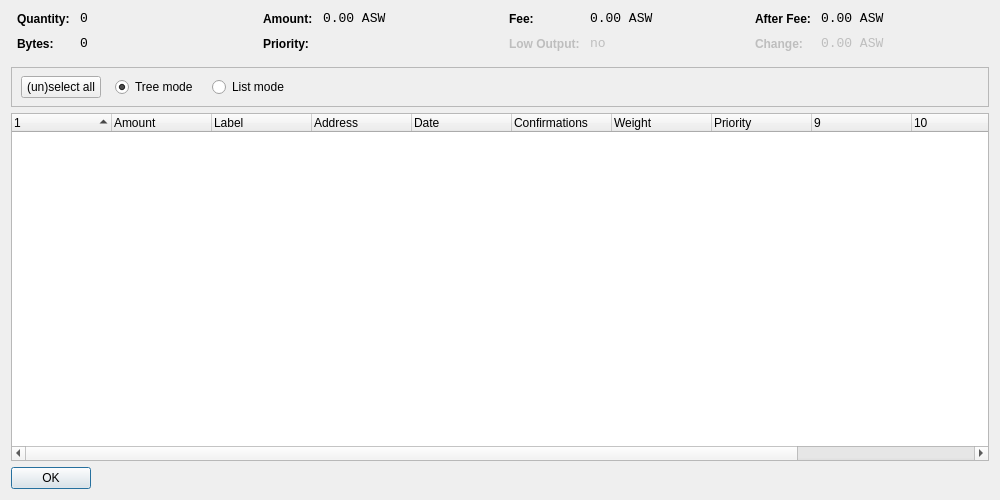
<?xml version="1.0" encoding="UTF-8"?>
<ui version="4.0">
 <class>CoinControlDialog</class>
 <widget class="QWidget" name="CoinControlDialog">
  <property name="geometry">
   <rect>
    <x>0</x>
    <y>0</y>
    <width>1000</width>
    <height>500</height>
   </rect>
  </property>
  <property name="windowTitle">
   <string>Coin Control</string>
  </property>
  <layout class="QVBoxLayout" name="verticalLayout">
   <item>
    <layout class="QHBoxLayout" name="horizontalLayoutTop" stretch="0,0,0,0">
     <property name="topMargin">
      <number>0</number>
     </property>
     <property name="bottomMargin">
      <number>10</number>
     </property>
     <item>
      <layout class="QFormLayout" name="formLayoutCoinControl1">
       <property name="horizontalSpacing">
        <number>10</number>
       </property>
       <property name="verticalSpacing">
        <number>10</number>
       </property>
       <property name="leftMargin">
        <number>6</number>
       </property>
       <property name="rightMargin">
        <number>6</number>
       </property>
       <item row="0" column="0">
        <widget class="QLabel" name="labelCoinControlQuantityText">
         <property name="styleSheet">
          <string notr="true">font-weight:bold;</string>
         </property>
         <property name="text">
          <string>Quantity:</string>
         </property>
        </widget>
       </item>
       <item row="0" column="1">
        <widget class="QLabel" name="labelCoinControlQuantity">
         <property name="font">
          <font>
           <family>Monospace</family>
           <pointsize>10</pointsize>
          </font>
         </property>
         <property name="cursor">
          <cursorShape>IBeamCursor</cursorShape>
         </property>
         <property name="contextMenuPolicy">
          <enum>Qt::ActionsContextMenu</enum>
         </property>
         <property name="text">
          <string notr="true">0</string>
         </property>
         <property name="textInteractionFlags">
          <set>Qt::LinksAccessibleByMouse|Qt::TextSelectableByKeyboard|Qt::TextSelectableByMouse</set>
         </property>
        </widget>
       </item>
       <item row="1" column="0">
        <widget class="QLabel" name="labelCoinControlBytesText">
         <property name="styleSheet">
          <string notr="true">font-weight:bold;</string>
         </property>
         <property name="text">
          <string>Bytes:</string>
         </property>
        </widget>
       </item>
       <item row="1" column="1">
        <widget class="QLabel" name="labelCoinControlBytes">
         <property name="font">
          <font>
           <family>Monospace</family>
           <pointsize>10</pointsize>
          </font>
         </property>
         <property name="cursor">
          <cursorShape>IBeamCursor</cursorShape>
         </property>
         <property name="contextMenuPolicy">
          <enum>Qt::ActionsContextMenu</enum>
         </property>
         <property name="text">
          <string notr="true">0</string>
         </property>
         <property name="textInteractionFlags">
          <set>Qt::LinksAccessibleByMouse|Qt::TextSelectableByKeyboard|Qt::TextSelectableByMouse</set>
         </property>
        </widget>
       </item>
      </layout>
     </item>
     <item>
      <layout class="QFormLayout" name="formLayoutCoinControl2">
       <property name="horizontalSpacing">
        <number>10</number>
       </property>
       <property name="verticalSpacing">
        <number>10</number>
       </property>
       <property name="leftMargin">
        <number>6</number>
       </property>
       <property name="rightMargin">
        <number>6</number>
       </property>
       <item row="0" column="0">
        <widget class="QLabel" name="labelCoinControlAmountText">
         <property name="styleSheet">
          <string notr="true">font-weight:bold;</string>
         </property>
         <property name="text">
          <string>Amount:</string>
         </property>
        </widget>
       </item>
       <item row="0" column="1">
        <widget class="QLabel" name="labelCoinControlAmount">
         <property name="font">
          <font>
           <family>Monospace</family>
           <pointsize>10</pointsize>
          </font>
         </property>
         <property name="cursor">
          <cursorShape>IBeamCursor</cursorShape>
         </property>
         <property name="contextMenuPolicy">
          <enum>Qt::ActionsContextMenu</enum>
         </property>
         <property name="text">
          <string notr="true">0.00 ASW</string>
         </property>
         <property name="textInteractionFlags">
          <set>Qt::LinksAccessibleByMouse|Qt::TextSelectableByKeyboard|Qt::TextSelectableByMouse</set>
         </property>
        </widget>
       </item>
       <item row="1" column="0">
        <widget class="QLabel" name="labelCoinControlPriorityText">
         <property name="styleSheet">
          <string notr="true">font-weight:bold;</string>
         </property>
         <property name="text">
          <string>Priority:</string>
         </property>
        </widget>
       </item>
       <item row="1" column="1">
        <widget class="QLabel" name="labelCoinControlPriority">
         <property name="font">
          <font>
           <family>Monospace</family>
           <pointsize>10</pointsize>
          </font>
         </property>
         <property name="cursor">
          <cursorShape>IBeamCursor</cursorShape>
         </property>
         <property name="contextMenuPolicy">
          <enum>Qt::ActionsContextMenu</enum>
         </property>
         <property name="text">
          <string/>
         </property>
         <property name="textInteractionFlags">
          <set>Qt::LinksAccessibleByMouse|Qt::TextSelectableByKeyboard|Qt::TextSelectableByMouse</set>
         </property>
        </widget>
       </item>
      </layout>
     </item>
     <item>
      <layout class="QFormLayout" name="formLayoutCoinControl3">
       <property name="horizontalSpacing">
        <number>10</number>
       </property>
       <property name="verticalSpacing">
        <number>10</number>
       </property>
       <property name="leftMargin">
        <number>6</number>
       </property>
       <property name="rightMargin">
        <number>6</number>
       </property>
       <item row="0" column="0">
        <widget class="QLabel" name="labelCoinControlFeeText">
         <property name="styleSheet">
          <string notr="true">font-weight:bold;</string>
         </property>
         <property name="text">
          <string>Fee:</string>
         </property>
        </widget>
       </item>
       <item row="0" column="1">
        <widget class="QLabel" name="labelCoinControlFee">
         <property name="font">
          <font>
           <family>Monospace</family>
           <pointsize>10</pointsize>
          </font>
         </property>
         <property name="cursor">
          <cursorShape>IBeamCursor</cursorShape>
         </property>
         <property name="contextMenuPolicy">
          <enum>Qt::ActionsContextMenu</enum>
         </property>
         <property name="text">
          <string notr="true">0.00 ASW</string>
         </property>
         <property name="textInteractionFlags">
          <set>Qt::LinksAccessibleByMouse|Qt::TextSelectableByKeyboard|Qt::TextSelectableByMouse</set>
         </property>
        </widget>
       </item>
       <item row="1" column="0">
        <widget class="QLabel" name="labelCoinControlLowOutputText">
         <property name="enabled">
          <bool>false</bool>
         </property>
         <property name="styleSheet">
          <string notr="true">font-weight:bold;</string>
         </property>
         <property name="text">
          <string>Low Output:</string>
         </property>
        </widget>
       </item>
       <item row="1" column="1">
        <widget class="QLabel" name="labelCoinControlLowOutput">
         <property name="enabled">
          <bool>false</bool>
         </property>
         <property name="font">
          <font>
           <family>Monospace</family>
           <pointsize>10</pointsize>
          </font>
         </property>
         <property name="cursor">
          <cursorShape>IBeamCursor</cursorShape>
         </property>
         <property name="contextMenuPolicy">
          <enum>Qt::ActionsContextMenu</enum>
         </property>
         <property name="text">
          <string>no</string>
         </property>
         <property name="textInteractionFlags">
          <set>Qt::LinksAccessibleByMouse|Qt::TextSelectableByKeyboard|Qt::TextSelectableByMouse</set>
         </property>
        </widget>
       </item>
      </layout>
     </item>
     <item>
      <layout class="QFormLayout" name="formLayoutCoinControl4">
       <property name="horizontalSpacing">
        <number>10</number>
       </property>
       <property name="verticalSpacing">
        <number>10</number>
       </property>
       <property name="leftMargin">
        <number>6</number>
       </property>
       <property name="rightMargin">
        <number>6</number>
       </property>
       <item row="0" column="0">
        <widget class="QLabel" name="labelCoinControlAfterFeeText">
         <property name="styleSheet">
          <string notr="true">font-weight:bold;</string>
         </property>
         <property name="text">
          <string>After Fee:</string>
         </property>
        </widget>
       </item>
       <item row="0" column="1">
        <widget class="QLabel" name="labelCoinControlAfterFee">
         <property name="font">
          <font>
           <family>Monospace</family>
           <pointsize>10</pointsize>
          </font>
         </property>
         <property name="cursor">
          <cursorShape>IBeamCursor</cursorShape>
         </property>
         <property name="contextMenuPolicy">
          <enum>Qt::ActionsContextMenu</enum>
         </property>
         <property name="text">
          <string notr="true">0.00 ASW</string>
         </property>
         <property name="textInteractionFlags">
          <set>Qt::LinksAccessibleByMouse|Qt::TextSelectableByKeyboard|Qt::TextSelectableByMouse</set>
         </property>
        </widget>
       </item>
       <item row="1" column="0">
        <widget class="QLabel" name="labelCoinControlChangeText">
         <property name="enabled">
          <bool>false</bool>
         </property>
         <property name="styleSheet">
          <string notr="true">font-weight:bold;</string>
         </property>
         <property name="text">
          <string>Change:</string>
         </property>
        </widget>
       </item>
       <item row="1" column="1">
        <widget class="QLabel" name="labelCoinControlChange">
         <property name="enabled">
          <bool>false</bool>
         </property>
         <property name="font">
          <font>
           <family>Monospace</family>
           <pointsize>10</pointsize>
          </font>
         </property>
         <property name="cursor">
          <cursorShape>IBeamCursor</cursorShape>
         </property>
         <property name="contextMenuPolicy">
          <enum>Qt::ActionsContextMenu</enum>
         </property>
         <property name="text">
          <string notr="true">0.00 ASW</string>
         </property>
         <property name="textInteractionFlags">
          <set>Qt::LinksAccessibleByMouse|Qt::TextSelectableByKeyboard|Qt::TextSelectableByMouse</set>
         </property>
        </widget>
       </item>
      </layout>
     </item>
    </layout>
   </item>
   <item>
    <widget class="QFrame" name="frame">
     <property name="minimumSize">
      <size>
       <width>0</width>
       <height>40</height>
      </size>
     </property>
     <property name="frameShape">
      <enum>QFrame::StyledPanel</enum>
     </property>
     <property name="frameShadow">
      <enum>QFrame::Sunken</enum>
     </property>
     <widget class="QWidget" name="horizontalLayoutWidget">
      <property name="geometry">
       <rect>
        <x>10</x>
        <y>0</y>
        <width>781</width>
        <height>41</height>
       </rect>
      </property>
      <layout class="QHBoxLayout" name="horizontalLayoutPanel" stretch="0,0,0,0">
       <property name="spacing">
        <number>14</number>
       </property>
       <item>
        <widget class="QPushButton" name="pushButtonSelectAll">
         <property name="sizePolicy">
          <sizepolicy hsizetype="Maximum" vsizetype="Fixed">
           <horstretch>0</horstretch>
           <verstretch>0</verstretch>
          </sizepolicy>
         </property>
         <property name="text">
          <string>(un)select all</string>
         </property>
        </widget>
       </item>
       <item>
        <widget class="QRadioButton" name="radioTreeMode">
         <property name="sizePolicy">
          <sizepolicy hsizetype="Maximum" vsizetype="Fixed">
           <horstretch>0</horstretch>
           <verstretch>0</verstretch>
          </sizepolicy>
         </property>
         <property name="text">
          <string>Tree mode</string>
         </property>
         <property name="checked">
          <bool>true</bool>
         </property>
        </widget>
       </item>
       <item>
        <widget class="QRadioButton" name="radioListMode">
         <property name="sizePolicy">
          <sizepolicy hsizetype="Maximum" vsizetype="Fixed">
           <horstretch>0</horstretch>
           <verstretch>0</verstretch>
          </sizepolicy>
         </property>
         <property name="text">
          <string>List mode</string>
         </property>
        </widget>
       </item>
       <item>
        <spacer name="horizontalSpacer">
         <property name="orientation">
          <enum>Qt::Horizontal</enum>
         </property>
         <property name="sizeHint" stdset="0">
          <size>
           <width>40</width>
           <height>20</height>
          </size>
         </property>
        </spacer>
       </item>
      </layout>
     </widget>
    </widget>
   </item>
   <item>
    <widget class="CoinControlTreeWidget" name="treeWidget">
     <property name="contextMenuPolicy">
      <enum>Qt::CustomContextMenu</enum>
     </property>
     <property name="sortingEnabled">
      <bool>false</bool>
     </property>
     <property name="columnCount">
      <number>12</number>
     </property>
     <attribute name="headerShowSortIndicator" stdset="0">
      <bool>true</bool>
     </attribute>
     <attribute name="headerStretchLastSection">
      <bool>false</bool>
     </attribute>
     <column>
      <property name="text">
       <string/>
      </property>
     </column>
     <column>
      <property name="text">
       <string>Amount</string>
      </property>
     </column>
     <column>
      <property name="text">
       <string>Label</string>
      </property>
     </column>
     <column>
      <property name="text">
       <string>Address</string>
      </property>
     </column>
     <column>
      <property name="text">
       <string>Date</string>
      </property>
     </column>
     <column>
      <property name="text">
       <string>Confirmations</string>
      </property>
      <property name="toolTip">
       <string>Confirmed</string>
      </property>
     </column>
     <column>
      <property name="text">
       <string>Weight</string>
      </property>
     </column>
     <column>
      <property name="text">
       <string>Priority</string>
      </property>
     </column>
     <column>
      <property name="text">
       <string/>
      </property>
     </column>
     <column>
      <property name="text">
       <string/>
      </property>
     </column>
     <column>
      <property name="text">
       <string/>
      </property>
     </column>
     <column>
      <property name="text">
       <string/>
      </property>
     </column>
    </widget>
   </item>
   <item>
    <widget class="QDialogButtonBox" name="buttonBox">
     <property name="sizePolicy">
      <sizepolicy hsizetype="Maximum" vsizetype="Fixed">
       <horstretch>0</horstretch>
       <verstretch>0</verstretch>
      </sizepolicy>
     </property>
     <property name="orientation">
      <enum>Qt::Horizontal</enum>
     </property>
     <property name="standardButtons">
      <set>QDialogButtonBox::Ok</set>
     </property>
    </widget>
   </item>
  </layout>
 </widget>
 <customwidgets>
  <customwidget>
   <class>CoinControlTreeWidget</class>
   <extends>QTreeWidget</extends>
   <header>coincontroltreewidget.h</header>
  </customwidget>
 </customwidgets>
 <resources/>
 <connections/>
</ui>
